Frame 1 (no input): blank canvas, image omitted
Frame 60 (the mouse pressed at the canvas centre just before this capture): blank canvas, image omitted
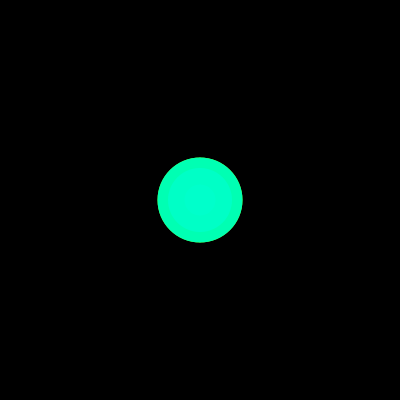
Frame 120 (the mouse held since frame 60 and released just before this capture)

The Processing sketch whose frames 1 and 60 were blank and that drew this single picture after the mouse press (run headless with seeded random() and noise(); from frame 60 on, the mouse is pressed at the canvas centre):

// Processing sketch: processing_90258
// ── processing_90258.pde

boolean mouse = false;
boolean z = false;
int b = 50;

void setup (){
  size (400,400);
  colorMode(HSB);
  frameRate(20);
  background(0);
}

void draw (){
  
  if(z==true){
    background(0);
    z = false;
  }
    
  int potato = frameCount%(148);
  noStroke();
  fill(frameCount%(255),255,255);
 if (mousePressed == true){
   ellipse(mouseX,mouseY,potato*frameCount%(90),potato*frameCount%(90));
 } 
}
void keyPressed() {
  if (key == 'c'){
    z = !z;
  }
  if (key == 'a'){
    background(random(200));
  }
}
